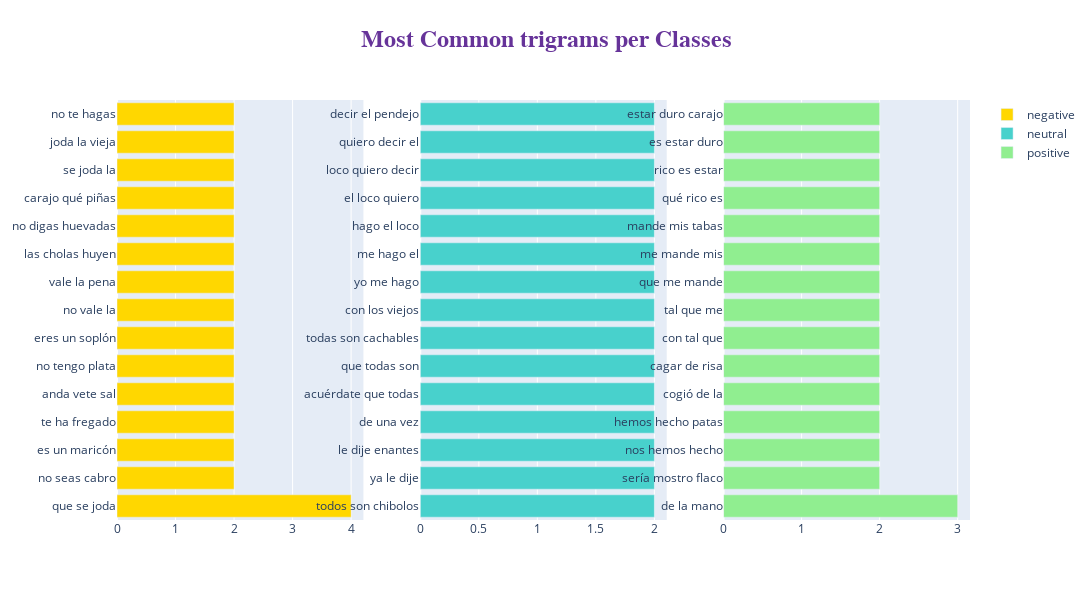

Notebook cell for this chart:
### Code cell
#trigram

fig = make_subplots(rows=1, cols=3)
title_ = ["negative", "neutral", "positive"]

for i in range(3):
    texts = df[df["label"] == i]['tokenized_text']

    new = texts.str.split()
    new = new.values.tolist()
    corpus = [word for i in new for word in i]

    top_n_bigrams = _get_top_ngram(texts, 3)[:15]
    x, y = map(list, zip(*top_n_bigrams))

    fig.add_trace(go.Bar(
                x=y,
                y=x,
                orientation='h', type="bar",
        name=title_[i], marker=dict(color=colors[i])), 1, i+1),

fig.update_layout(
    autosize=False,
    width=2000,
    height=600,title=dict(
        text='<b>Most Common trigrams per Classes</b>',
        x=0.5,
        y=0.95,
        font=dict(
        family="Courier New, monospace",
        size=24,
        color="RebeccaPurple"
        )
    ))
    
fig.show()

### Figure 1 — Plotly figure (JSON) as saved in the notebook; plotly's stock layout.template omitted (floating-point values rounded to 4 significant figures)
{"data": [{"marker": {"color": "gold"}, "name": "negative", "orientation": "h", "type": "bar", "x": [4, 2, 2, 2, 2, 2, 2, 2, 2, 2, 2, 2, 2, 2, 2], "xaxis": "x", "y": ["que se joda", "no seas cabro", "es un maricón", "te ha fregado", "anda vete sal", "no tengo plata", "eres un soplón", "no vale la", "vale la pena", "las cholas huyen", "no digas huevadas", "carajo qué piñas", "se joda la", "joda la vieja", "no te hagas"], "yaxis": "y"}, {"marker": {"color": "mediumturquoise"}, "name": "neutral", "orientation": "h", "type": "bar", "x": [2, 2, 2, 2, 2, 2, 2, 2, 2, 2, 2, 2, 2, 2, 2], "xaxis": "x2", "y": ["todos son chibolos", "ya le dije", "le dije enantes", "de una vez", "acuérdate que todas", "que todas son", "todas son cachables", "con los viejos", "yo me hago", "me hago el", "hago el loco", "el loco quiero", "loco quiero decir", "quiero decir el", "decir el pendejo"], "yaxis": "y2"}, {"marker": {"color": "lightgreen"}, "name": "positive", "orientation": "h", "type": "bar", "x": [3, 2, 2, 2, 2, 2, 2, 2, 2, 2, 2, 2, 2, 2, 2], "xaxis": "x3", "y": ["de la mano", "sería mostro flaco", "nos hemos hecho", "hemos hecho patas", "cogió de la", "cagar de risa", "con tal que", "tal que me", "que me mande", "me mande mis", "mande mis tabas", "qué rico es", "rico es estar", "es estar duro", "estar duro carajo"], "yaxis": "y3"}], "layout": {"autosize": false, "height": 600, "title": {"font": {"color": "RebeccaPurple", "family": "Courier New, monospace", "size": 24}, "text": "<b>Most Common trigrams per Classes</b>", "x": 0.5, "y": 0.95}, "width": 2000, "xaxis": {"anchor": "y", "domain": [0, 0.2889]}, "xaxis2": {"anchor": "y2", "domain": [0.3556, 0.6444]}, "xaxis3": {"anchor": "y3", "domain": [0.7111, 1]}, "yaxis": {"anchor": "x", "domain": [0, 1]}, "yaxis2": {"anchor": "x2", "domain": [0, 1]}, "yaxis3": {"anchor": "x3", "domain": [0, 1]}}}
